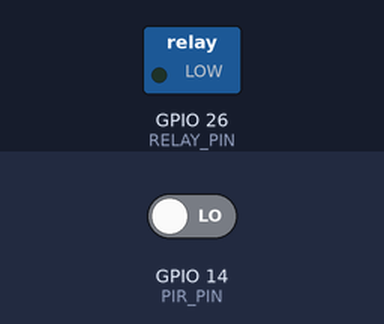
Bench run of a sketch on a simulated ESP32. Shown: switched loads named in the sketch (green lamp = pin HIGH). Inputs (shaded band) come from the test bench; at power-on: GPIO 14 (PIR_PIN) LOW. What the sketch prints to the serial monitor is not drawn.

Above: at 2.8 s.
2.9 s: GPIO 14 (PIR_PIN) driven HIGH
At 4.2 s:
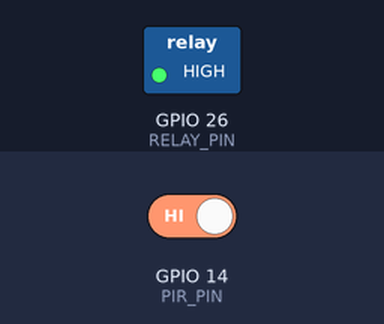
4.5 s: GPIO 14 (PIR_PIN) driven LOW
At 5.9 s:
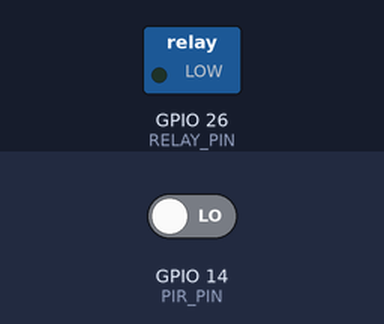
Timing chart, 0 to 7.5 s (numbered marks = the images above; inputs shaded):
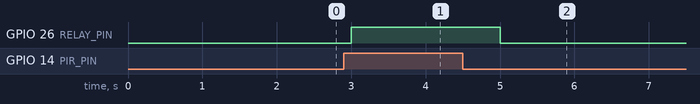

Measured:
- after the input at 2.9 s, GPIO 26 (RELAY_PIN): LOW → HIGH after 0.10 s
- after the input at 4.5 s, GPIO 26 (RELAY_PIN): HIGH → LOW after 0.50 s

The sketch:

sketch.ino
```cpp
const int PIR_PIN = 14;
const int RELAY_PIN = 26;

void setup() {
  Serial.begin(115200);
  pinMode(PIR_PIN, INPUT);
  pinMode(RELAY_PIN, OUTPUT);
}

void loop() {
  int motion = digitalRead(PIR_PIN);
  if (motion == HIGH) {
    Serial.println("Motion detected — turning ON");
    digitalWrite(RELAY_PIN, HIGH);
  } else {
    Serial.println("No motion — turning OFF");
    digitalWrite(RELAY_PIN, LOW);
  }
  delay(1000);
}
```
